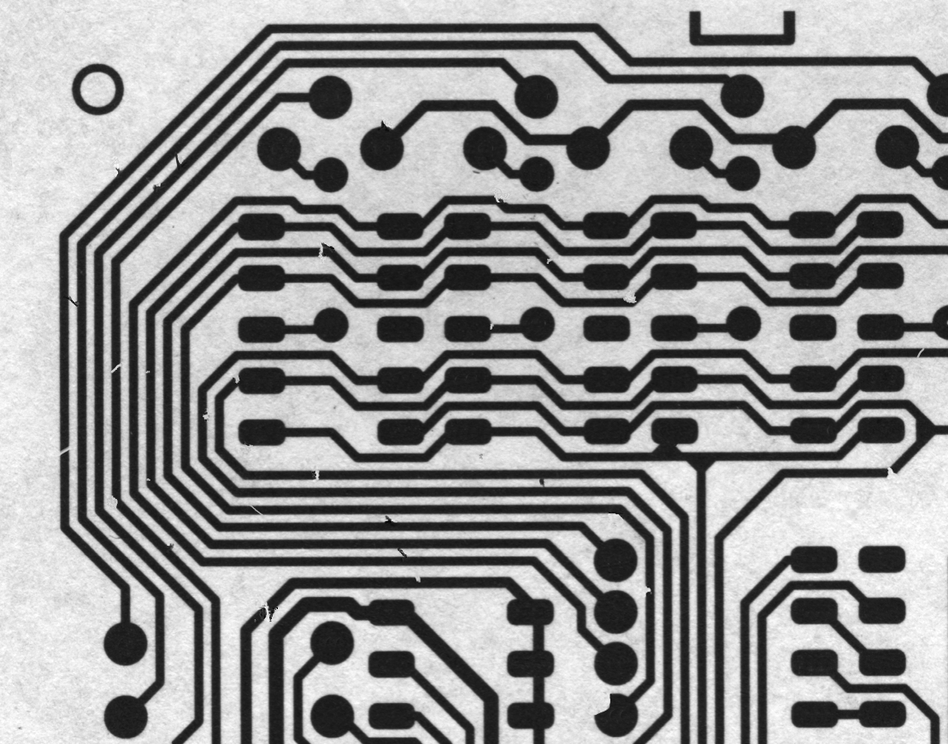
//> input picture Image/PCB/pcb.png, 948 x 744 px, shrunk from 1109 x 871 before the run
$ ./7._导数和梯度   (built with g++ and OpenCV 4)
//> lines starting //> are read from the running program, lines starting //| are printed output that depends on the picture
#include <iostream>
#include <opencv2/opencv.hpp>

using namespace std;
using namespace cv;

int main()
{
    Mat inputImage = imread("../Image/PCB/pcb.png", IMREAD_GRAYSCALE);
//> inputImage is the input picture: 744 rows x 948 cols, CV_8UC1; min 0, max 255, mean 149.8
    imshow("输入图像", inputImage);

    //计算sobel
    Mat sobelImage = Mat::zeros(inputImage.size(), inputImage.type());
    Sobel(inputImage, sobelImage, CV_8U, 1, 1);
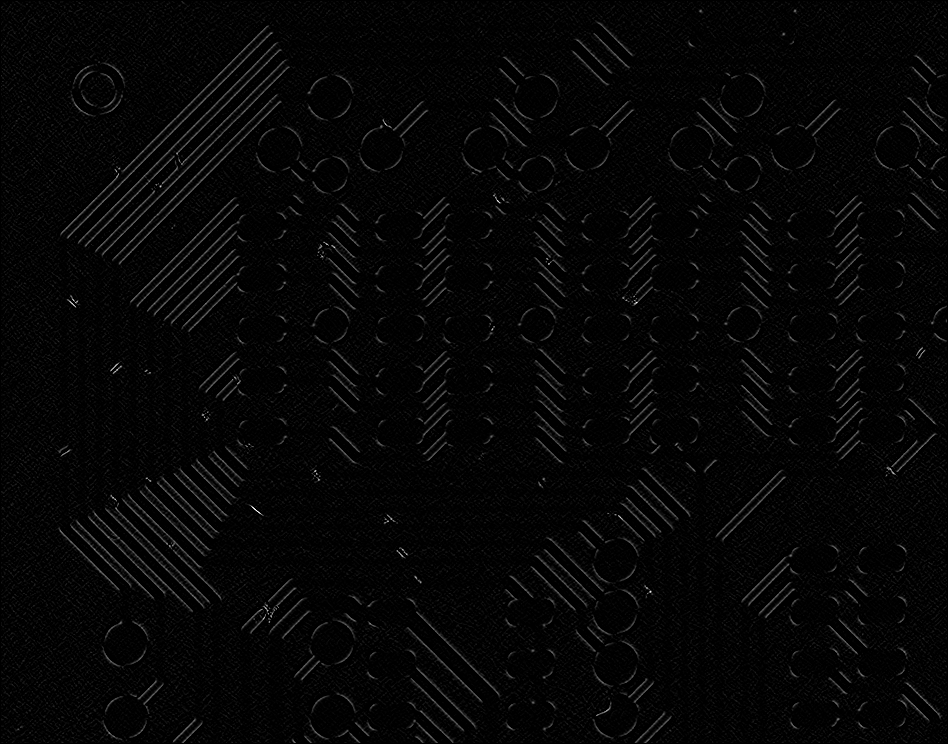
//> sobelImage: 744 rows x 948 cols, CV_8UC1; min 0, max 255, mean 5.9
    imshow("sobel图像", sobelImage);

    //计算scharr
    Mat scharrImage = Mat::zeros(inputImage.size(), inputImage.type());
    Scharr(inputImage, scharrImage, CV_8U, 0, 1);
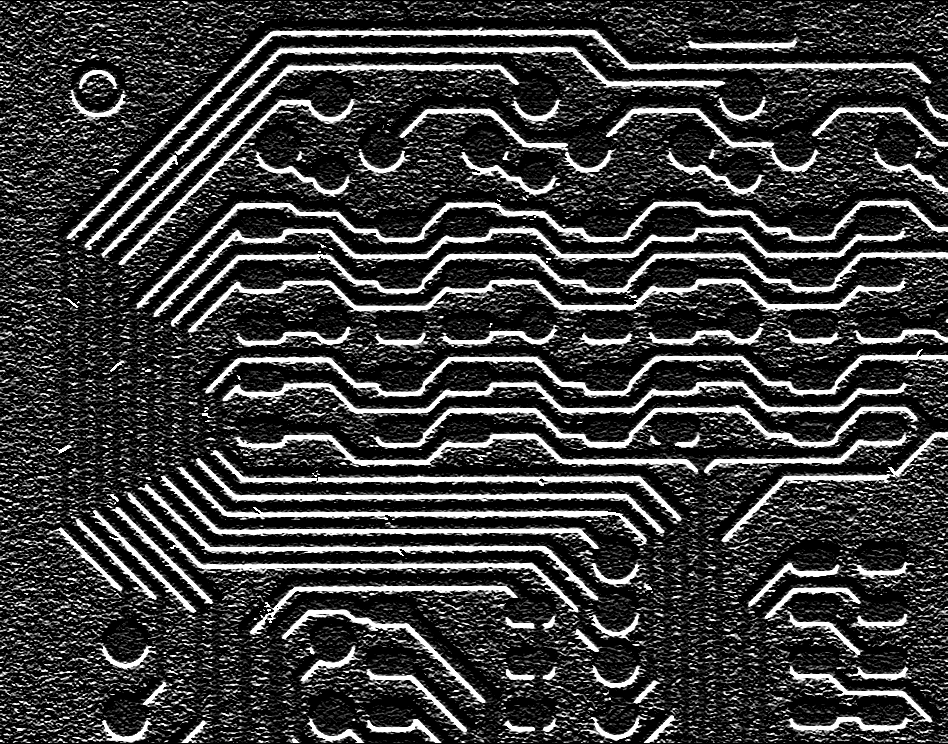
//> scharrImage: 744 rows x 948 cols, CV_8UC1; min 0, max 255, mean 59
    imshow("scharr图像", scharrImage);

    //拉氏变换
    Mat laplacianImage = Mat::zeros(inputImage.size(), inputImage.type());
    Laplacian(inputImage, laplacianImage, CV_8U);
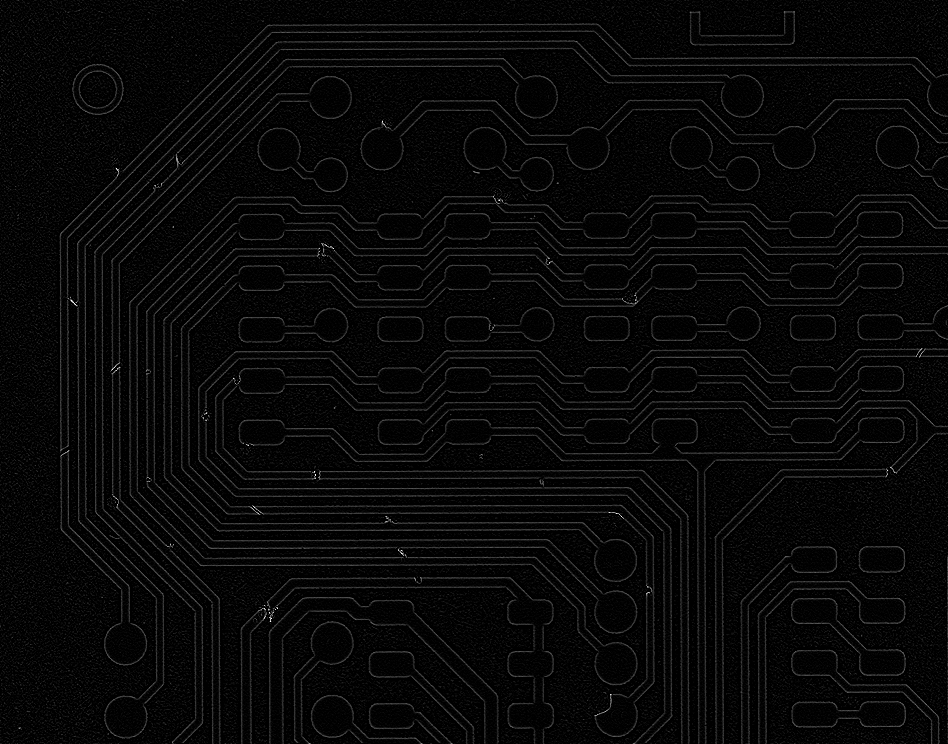
//> laplacianImage: 744 rows x 948 cols, CV_8UC1; min 0, max 255, mean 7.8
    imshow("laplacian变换", laplacianImage);

    waitKey();
}
